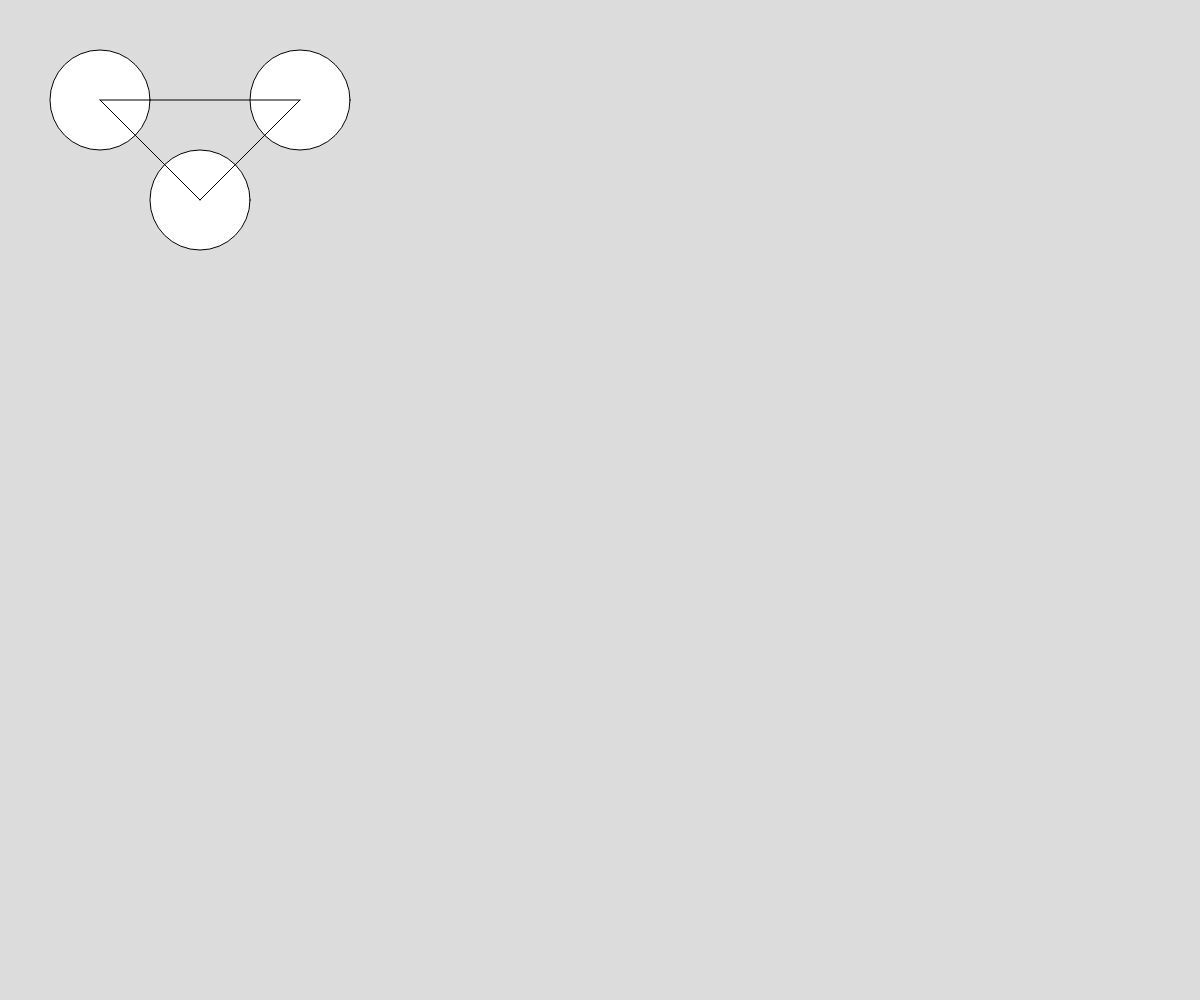
Frame 1 (no input)
Frame 60 (no input): identical to frame 1, image omitted
Frame 120 (the mouse pressed at the canvas centre since frame 60): identical to frame 1, image omitted

The p5.js sketch that drew this single still picture (run headless with seeded random() and noise() and a simulated clock; from frame 60 on, the mouse is pressed at the canvas centre):

// p5.js sketch
// ── sketch.js
// Caulkboard Bands
// Ethan/Sparrow Kimble
// March 9th 2023
//
// Extra for Experts:
// - describe what you did to take this project "above and beyond"

let pins = [];

function setup() {
  createCanvas(windowWidth, windowHeight);
  spawnPin(100, 100);
  spawnPin(200, 200);
  spawnPin(300, 100);

}

function draw() {
  background(220);
  
  for (let i = 0; i < pins.length; i++) {
    movePin(pins[i]);
    displayPin(pins[i]);
  }
  displayBand();
}

function movePin(currentPin) { 
  if (mouseX > currentPin.x - 50 && mouseX < currentPin.x + 50 && mouseY > currentPin.y - 50 && mouseY < currentPin.y + 50 && mouseIsPressed) {
    currentPin.x = mouseX;
    currentPin.y = mouseY;
  }
}

function keyPressed() {
  spawnPin(mouseX, mouseY);
}

function displayPin(currentPin) {
  circle (currentPin.x, currentPin.y, 100);
}

function displayBand() {
  for (let i = 0; i < pins.length-1; i++) {
    line (pins[i].x, pins[i].y, pins[i+1].x, pins[i+1].y);
  }
  line (pins[0].x, pins[0].y, pins[pins.length-1].x, pins[pins.length-1].y);
}

function spawnPin(pinX, pinY) {
  let somePin = {
    x: pinX,
    y: pinY,
  };
  pins.push(somePin);
}
